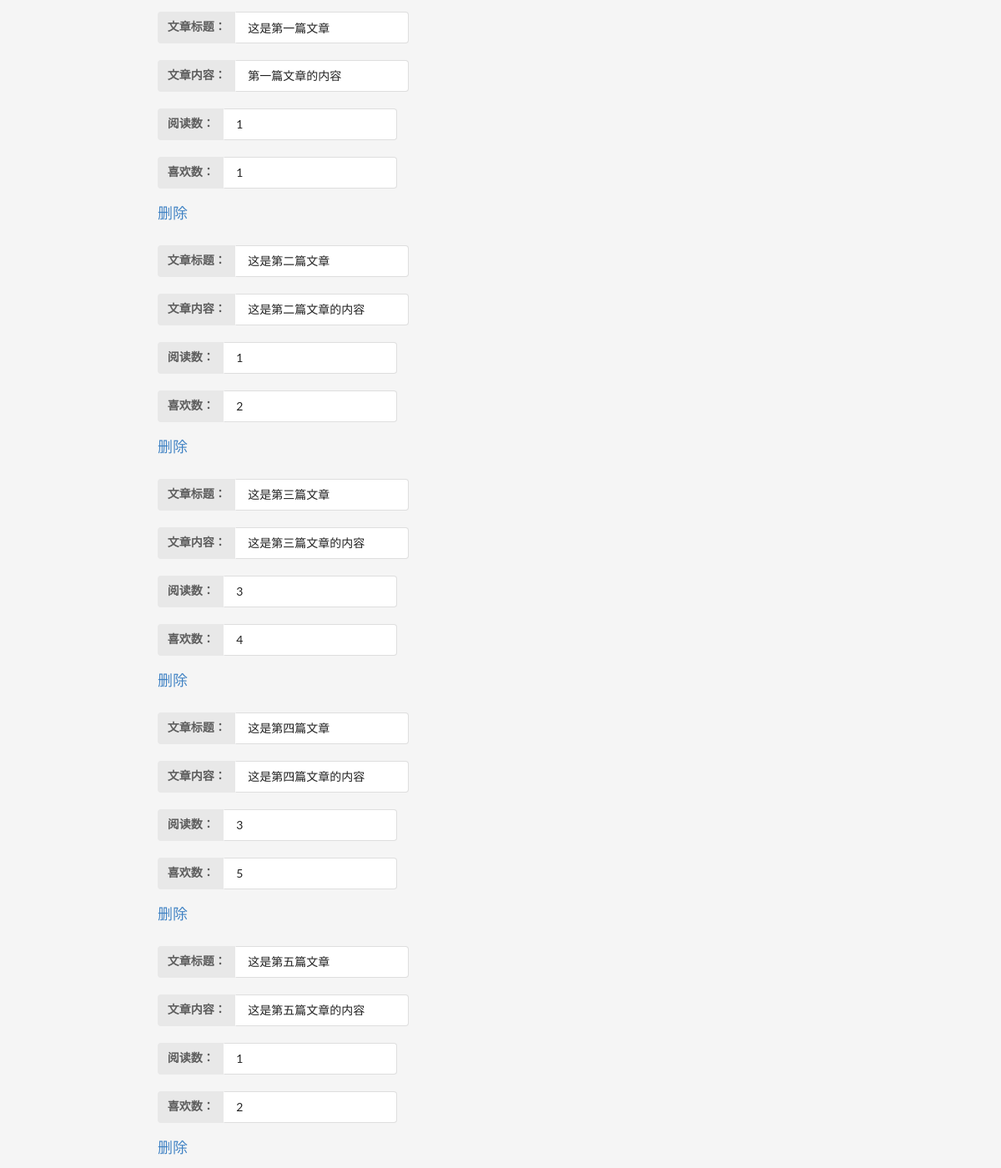
The app's page /index/ with its own data.
### firstapp/models.py (models this page shows, shortened)
class Article(models.Model):
    title = models.CharField(max_length=500)
    content = models.TextField(null=True, blank=True)
    views = models.IntegerField(default=0)
    likes = models.IntegerField(default=0)
    createtime = models.DateField()

### firstapp/views.py (the view)
# urls.py: url(r'^index/', index, name="index"),
def index(request):
    article_list = Article.objects.all()
    context = {}
    context["article_list"] = article_list
    return render(request, 'index.html', context)

### firstapp/templates/index.html (shortened to what this page needs)
{% load staticfiles %}
<!DOCTYPE html>
<html>
<head>
    <link rel="stylesheet" href="{% static 'css/semantic.css' %}" media="screen" title="no title" charset="utf-8">
    <link rel="stylesheet" href="{% static  'css/list_custom.css' %}" media="screen" title="no title" charset="utf-8">
</head>
<body>
    <div class="ui basic segment container content">
        <div class="ui one column grid" style="width=100px;">
            {% for article in article_list %}
            <div class="column">
              <div class="ui labeled input">
                <div class="ui label">
                  文章标题：
                </div>
                <input type="text" value="{{ article.title }}">
              </div>
              <br>
              <br>
              <div class="ui labeled input">
                <div class="ui label">
                  文章内容：
                </div>
                <input type="text" value="{{ article.content }}">
              </div>
              <br>
              <br>
              <div class="ui labeled input">
                <div class="ui label">
                  阅读数：
                </div>
                <input type="text" value="{{ article.views }}">
              </div>
              <br>
              <br>
              <div class="ui labeled input">
                <div class="ui label">
                  喜欢数：
                </div>
                <input type="text" value="{{ article.likes }}">
              </div>
              <br>
              <br>
              <div class="title header" ><a href="/delete/{{article.id}}">删除</a></div>
            </div>
            {% endfor %}
          </div>
        </div>
</body>
</html>

### firstapp/static/css/list_custom.css (style rules this page uses)
body { background-color: rgb(245, 245, 245); font-family: 'Raleway', sans-serif; }
.title.header { font-family: 'Raleway', sans-serif!important; font-size:18px!important; }
.ui.basic.segment.container.content { width: 850px; }

### records on screen
Article: title "这是第一篇文章", content "第一篇文章的内容", views "1", likes "1"
Article: title "这是第二篇文章", content "这是第二篇文章的内容", views "1", likes "2"
Article: title "这是第三篇文章", content "这是第三篇文章的内容", views "3", likes "4"
Article: title "这是第四篇文章", content "这是第四篇文章的内容", views "3", likes "5"
Article: title "这是第五篇文章", content "这是第五篇文章的内容", views "1", likes "2"
